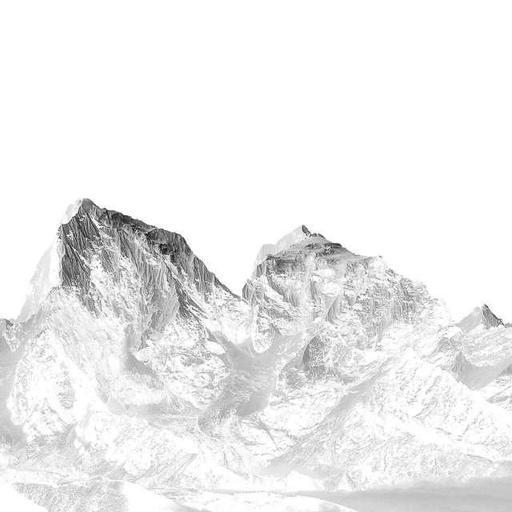
%> input picture src/Pratica4/images/object_5.jpg, 512 x 512 px
$ octave praticaA.m   (GNU Octave 9; MATLAB toolbox functions it lacks are replaced by stand-ins)
%> lines starting %> are read from the running program, lines starting %| are printed output that depends on the picture; in (x1, y1, x2, y2) boxes, pixels count from 0 and x2, y2 are one past the last pixel; in counts of white or black regions, pixels touching at a corner belong together; the program's own positions count from 1
clear all
close all
pkg load image;

quadro = zeros (512,512, "uint8");

montanha = imread('C:\Users\Fellipe Patrick\Documents\repositorios git\PDIOctave\src\Pratica4\images\object_5.jpg');
%> montanha is the input picture: size 512x512 uint8; min 4, max 255, mean 238

ceu = imread('C:\Users\Fellipe Patrick\Documents\repositorios git\PDIOctave\src\Pratica4\images\background_5.jpg');
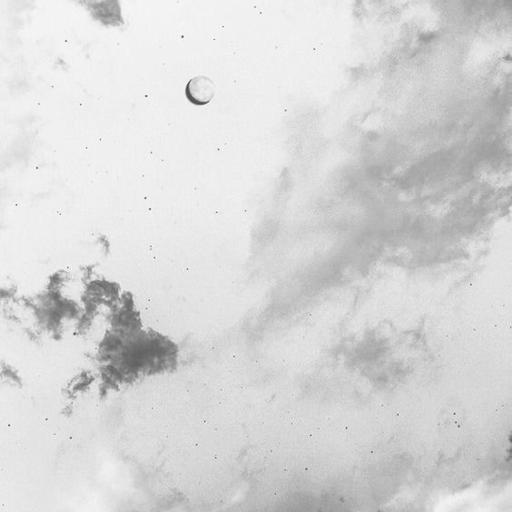
%> input picture src/Pratica4/images/background_5.jpg, 512 x 512 px
%> ceu is the input picture: size 512x512 uint8; min 57, max 255, mean 214.7

clone = ceu;

agua = imread('C:\Users\Fellipe Patrick\Documents\repositorios git\PDIOctave\src\Pratica4\images\mask_1.bmp');
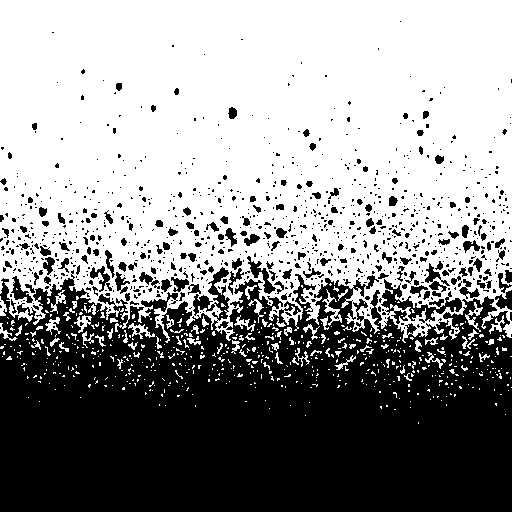
%> input picture src/Pratica4/images/mask_1.bmp, 512 x 512 px
%> agua is the input picture: size 512x512 uint8; 57.3% white; 987 black regions (829 under 20 px), largest, box (x1, y1, x2, y2) and area: (0, 267, 512, 512) 99157, (381, 279, 462, 324) 1120, (247, 256, 276, 294) 314

passaro = imread('C:\Users\Fellipe Patrick\Documents\repositorios git\PDIOctave\src\Pratica4\images\object_3.jpg');
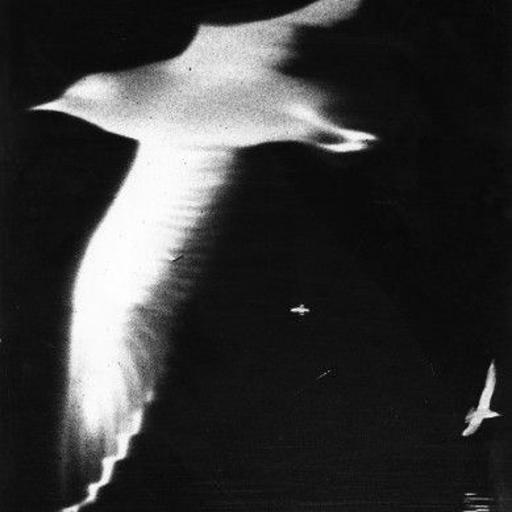
%> input picture src/Pratica4/images/object_3.jpg, 512 x 512 px
%> passaro is the input picture: size 512x512 uint8; min 0, max 255, mean 56

quadro = 255 - montanha(:,:);
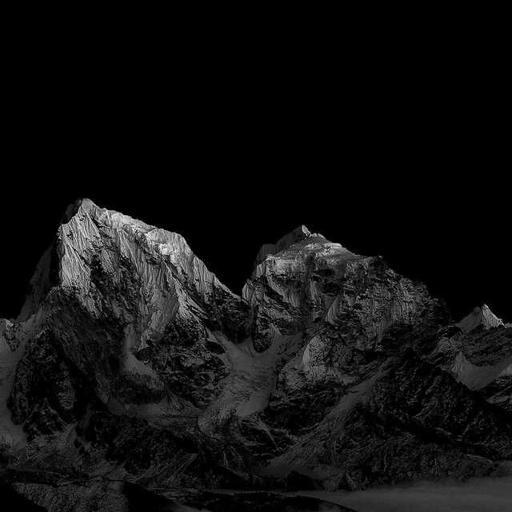
%> quadro: size 512x512 uint8; min 0, max 251, mean 17

mascara = logical(quadro);
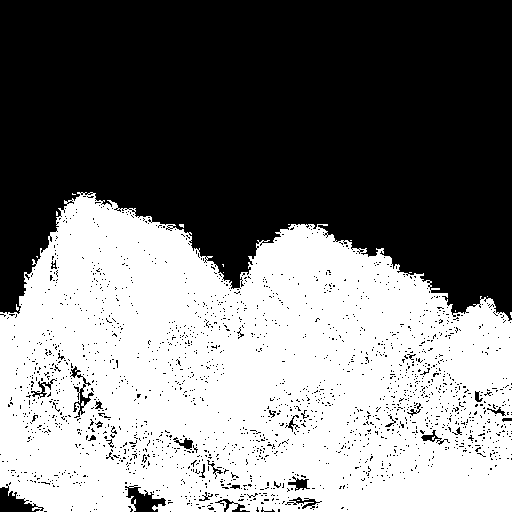
%> mascara: size 512x512 logical; 47.8% white; 17 white regions (16 under 20 px), largest, box (x1, y1, x2, y2) and area: (0, 192, 512, 512) 125239

for i = 1: 512
  for j = 1: 512
    if(mascara(i,j) == 0)
      quadro(i,j) = ceu(i,j);
    endif
  endfor
endfor
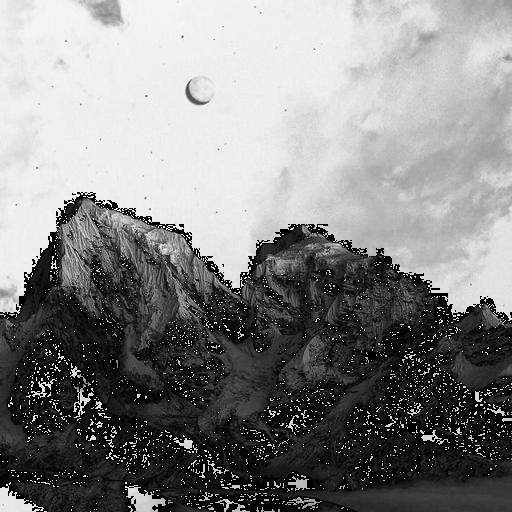
%> quadro: size 512x512 uint8; min 1, max 255, mean 131.9


x = 512;
y = 512;

for i = 1: size(ceu,1)
  for j = 1: size(ceu,2)
    clone(i,j) = ceu(x,y);
    y = y - 1;
  endfor
  x = x - 1;
  y = 512;
endfor
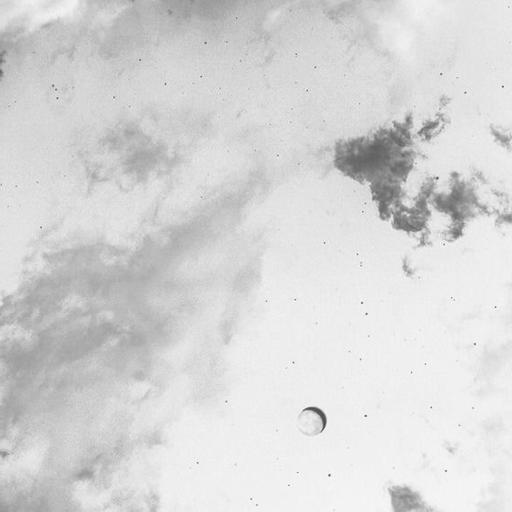
%> clone: size 512x512 uint8; min 57, max 255, mean 214.7; mean of the top-left, top-right, bottom-left and bottom-right quarters 206, 210.1, 206.7, 236
%> after the loop, x = 0


figure(1);
imshow(quadro);
